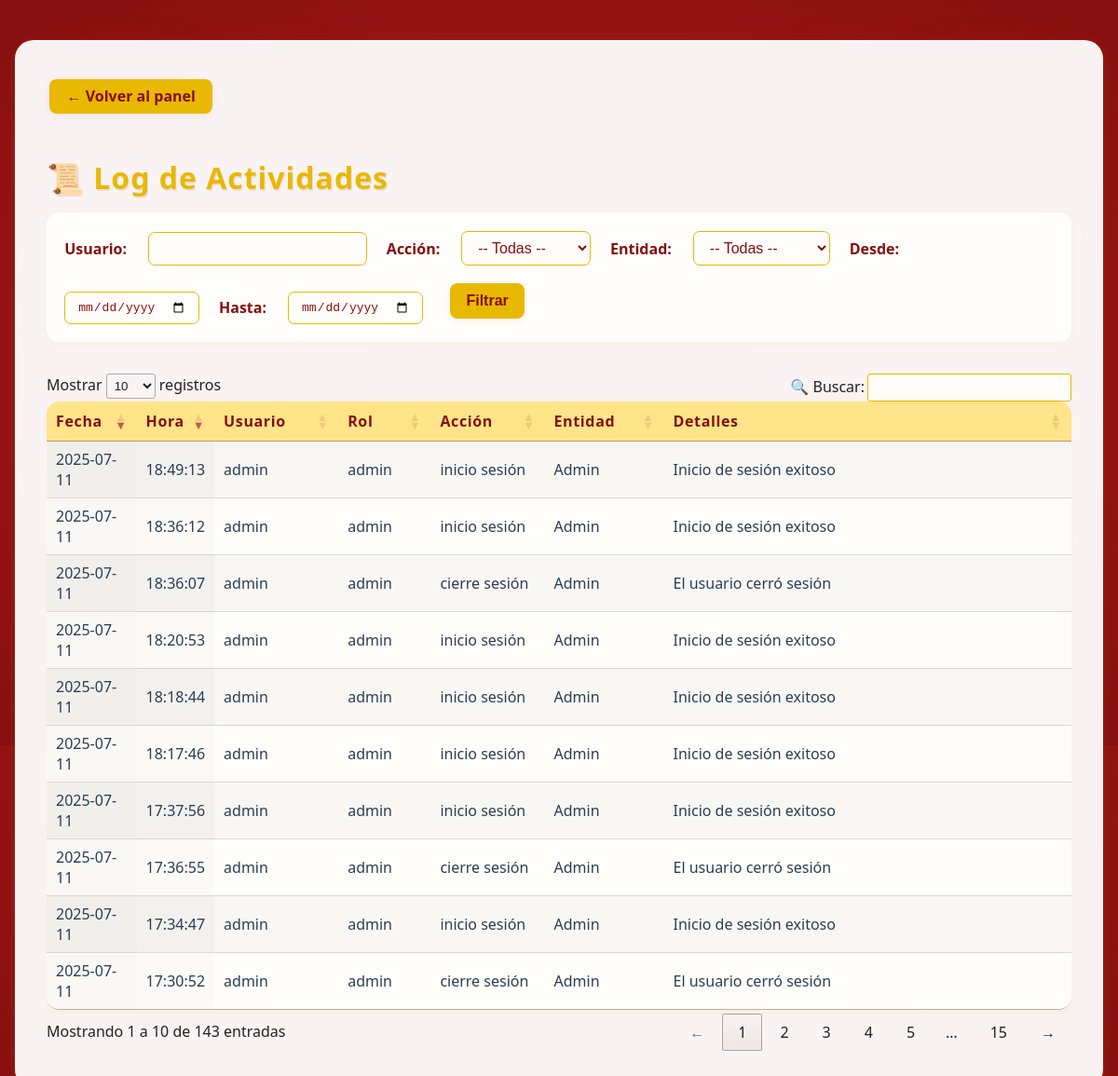
Before: /admin/log (signed in) with the older database file.
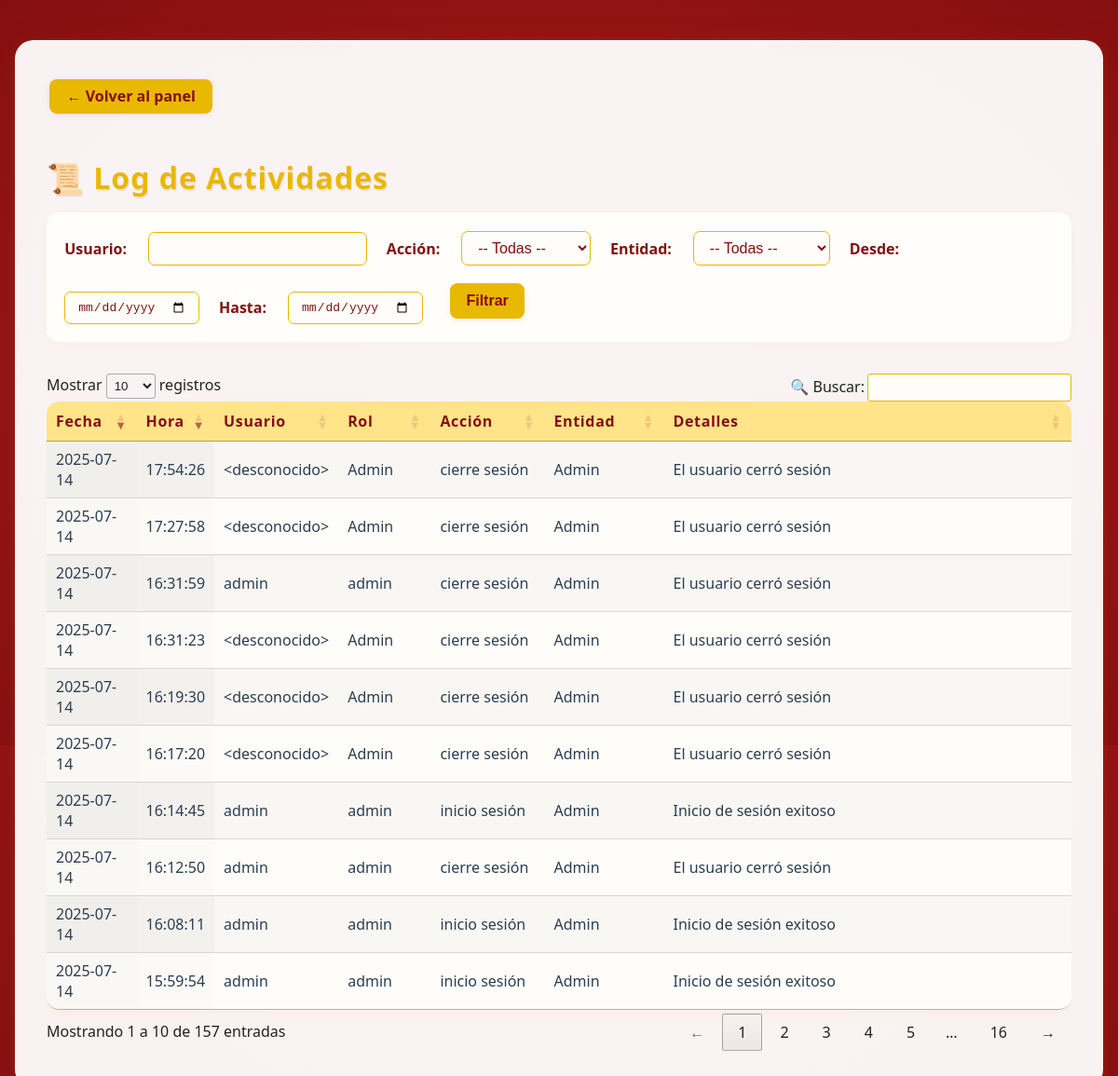
After: the same page with the newer database file.
### app/models.py (models this page shows, shortened)
class LogEntry(db.Model):
    __tablename__ = 'log_entries'
    id = db.Column(db.Integer, primary_key=True)
    timestamp = db.Column(db.DateTime, default=datetime.utcnow, nullable=False)
    user = db.Column(db.String(64), nullable=False)
    role = db.Column(db.String(32), nullable=False)
    action = db.Column(db.String(32), nullable=False)   # e.g. 'crear', 'editar', 'eliminar', 'login'
    entity = db.Column(db.String(32), nullable=False)   # e.g. 'Familia', 'EventoQR', 'Admin'
    details = db.Column(db.Text, nullable=True)         # Descripción detallada

### app/routes.py (the view)
@app.route("/admin/log")
@login_requerido_admin
def log():
    usuario     = request.args.get("usuario", "")
    accion      = request.args.get("accion", "")
    entidad     = request.args.get("entidad", "")
    fecha_desde = request.args.get("desde", "")
    fecha_hasta = request.args.get("hasta", "")
    q = LogEntry.query
    if usuario:
        q = q.filter(LogEntry.user.ilike(f"%{usuario}%"))
    if accion:
        q = q.filter(LogEntry.action == accion)
    if entidad:
        q = q.filter(LogEntry.entity == entidad)
    if fecha_desde:
        dt = datetime.strptime(fecha_desde, "%Y-%m-%d")
        q = q.filter(LogEntry.timestamp >= dt)
    if fecha_hasta:
        dt = datetime.strptime(fecha_hasta, "%Y-%m-%d") + timedelta(hours=23, minutes=59, seconds=59)
        q = q.filter(LogEntry.timestamp <= dt)
    entries = q.order_by(LogEntry.timestamp.desc()).all()
    local_tz = pytz.timezone("America/Mexico_City")
    for e in entries:
        e.local_ts = e.timestamp.replace(tzinfo=pytz.utc).astimezone(local_tz)
    return render_template("log.html", entries=entries)

### app/__init__.py (called while the page is built)
@app.before_request
def mantener_sesion_activa():
    session.permanent = True

### app/routes.py (called while the page is built, shortened)
def login_requerido_admin(f):
    @wraps(f)
    def decorada(*args, **kwargs):
        if "admin_id" not in session:
            return redirect(url_for("login"))
        return f(*args, **kwargs)
    return decorada

@app.before_request
def refrescar_timeout():
    if "admin_id" in session:
        now = datetime.utcnow()
        last = session.get("last_activity", now)
        if hasattr(last, "tzinfo") and last.tzinfo is not None:
            last = last.astimezone(timezone.utc).replace(tzinfo=None)
        session["last_activity"] = now

### app/templates/log.html (shortened to what this page needs)
<!DOCTYPE html>
<html lang="es">
<head>
    <link rel="stylesheet" href="{{ url_for('static', filename='css/admin.css') }}">
    <link rel="stylesheet" href="https://cdn.datatables.net/1.13.6/css/jquery.dataTables.min.css">
</head>
<body>
    <div class="admin-contenedor">
        <a href="{{ url_for('panel_admin') }}" class="btn-primary" style="margin-bottom:1.1em; display:inline-block;">← Volver al panel</a>
        <h1 style="margin-bottom:0.5em;">📜 Log de Actividades</h1>
        <form method="GET" class="log-filter-form">
            <div class="log-filter-row">
                <label>Usuario:</label>
                <input type="text" name="usuario" value="{{ request.args.get('usuario','') }}">
                <label>Acción:</label>
                <select name="accion">
                    <option value="">-- Todas --</option>
                </select>
                <label>Entidad:</label>
                <select name="entidad">
                    <option value="">-- Todas --</option>
                </select>
                <label>Desde:</label>
                <input type="date" name="desde" value="{{ request.args.get('desde','') }}">
                <label>Hasta:</label>
                <input type="date" name="hasta" value="{{ request.args.get('hasta','') }}">
                <button type="submit" class="btn btn-primary">Filtrar</button>
            </div>
        </form>
        <div class="table-responsive">
            <table id="tabla-log" class="display stripe" style="width:100%;">
                <thead>
                    <tr>
                        <th>Fecha</th>
                        <th>Hora</th>
                        <th>Usuario</th>
                        <th>Rol</th>
                        <th>Acción</th>
                        <th>Entidad</th>
                        <th>Detalles</th>
                    </tr>
                </thead>
                <tbody>
                    {% for entry in entries %}
                    {% set local = entry.timestamp.astimezone() %}
                    <tr>
                        <td>{{ local.strftime("%Y-%m-%d") }}</td>
                        <td>{{ "%02d:%02d:%02d"|format(local.hour, local.minute, local.second) }}</td>
                        <td>{{ entry.user }}</td>
                        <td>{{ entry.role }}</td>
                        <td>{{ entry.action }}</td>
                        <td>{{ entry.entity }}</td>
                        <td>{{ entry.details }}</td>
                    </tr>
                    {% endfor %}
                </tbody>
            </table>
        </div>
    </div>
</body>
</html>

Changed rows visible on the page:
no longer on this page (row unchanged): LogEntry: strftime "2025-07-11", hour "18:49:13", user "admin", role "admin", action "inicio sesión", entity "Admin", details "Inicio de sesión exitoso"
no longer on this page (row unchanged): LogEntry: strftime "2025-07-11", hour "18:36:12", user "admin", role "admin", action "inicio sesión", entity "Admin", details "Inicio de sesión exitoso"
no longer on this page (row unchanged): LogEntry: strftime "2025-07-11", hour "18:36:07", user "admin", role "admin", action "cierre sesión", entity "Admin", details "El usuario cerró sesión"
no longer on this page (row unchanged): LogEntry: strftime "2025-07-11", hour "18:20:53", user "admin", role "admin", action "inicio sesión", entity "Admin", details "Inicio de sesión exitoso"
no longer on this page (row unchanged): LogEntry: strftime "2025-07-11", hour "18:18:44", user "admin", role "admin", action "inicio sesión", entity "Admin", details "Inicio de sesión exitoso"
no longer on this page (row unchanged): LogEntry: strftime "2025-07-11", hour "18:17:46", user "admin", role "admin", action "inicio sesión", entity "Admin", details "Inicio de sesión exitoso"
no longer on this page (row unchanged): LogEntry: strftime "2025-07-11", hour "17:37:56", user "admin", role "admin", action "inicio sesión", entity "Admin", details "Inicio de sesión exitoso"
no longer on this page (row unchanged): LogEntry: strftime "2025-07-11", hour "17:36:55", user "admin", role "admin", action "cierre sesión", entity "Admin", details "El usuario cerró sesión"
no longer on this page (row unchanged): LogEntry: strftime "2025-07-11", hour "17:34:47", user "admin", role "admin", action "inicio sesión", entity "Admin", details "Inicio de sesión exitoso"
no longer on this page (row unchanged): LogEntry: strftime "2025-07-11", hour "17:30:52", user "admin", role "admin", action "cierre sesión", entity "Admin", details "El usuario cerró sesión"
added LogEntry: strftime "2025-07-14", hour "17:54:26", user "<desconocido>", role "Admin", action "cierre sesión", entity "Admin", details "El usuario cerró sesión"
added LogEntry: strftime "2025-07-14", hour "17:27:58", user "<desconocido>", role "Admin", action "cierre sesión", entity "Admin", details "El usuario cerró sesión"
added LogEntry: strftime "2025-07-14", hour "16:31:59", user "admin", role "admin", action "cierre sesión", entity "Admin", details "El usuario cerró sesión"
added LogEntry: strftime "2025-07-14", hour "16:31:23", user "<desconocido>", role "Admin", action "cierre sesión", entity "Admin", details "El usuario cerró sesión"
added LogEntry: strftime "2025-07-14", hour "16:19:30", user "<desconocido>", role "Admin", action "cierre sesión", entity "Admin", details "El usuario cerró sesión"
added LogEntry: strftime "2025-07-14", hour "16:17:20", user "<desconocido>", role "Admin", action "cierre sesión", entity "Admin", details "El usuario cerró sesión"
added LogEntry: strftime "2025-07-14", hour "16:14:45", user "admin", role "admin", action "inicio sesión", entity "Admin", details "Inicio de sesión exitoso"
added LogEntry: strftime "2025-07-14", hour "16:12:50", user "admin", role "admin", action "cierre sesión", entity "Admin", details "El usuario cerró sesión"
added LogEntry: strftime "2025-07-14", hour "16:08:11", user "admin", role "admin", action "inicio sesión", entity "Admin", details "Inicio de sesión exitoso"
added LogEntry: strftime "2025-07-14", hour "15:59:54", user "admin", role "admin", action "inicio sesión", entity "Admin", details "Inicio de sesión exitoso"
Other visible differences:
text written by a page script: "Mostrar registros 🔍 Buscar: Mostrando 1 a 10 de 143 entradas ← 1 2 3 4 5 … 15 →" → "Mostrar registros 🔍 Buscar: Mostrando 1 a 10 de 157 entradas ← 1 2 3 4 5 … 16 →"
